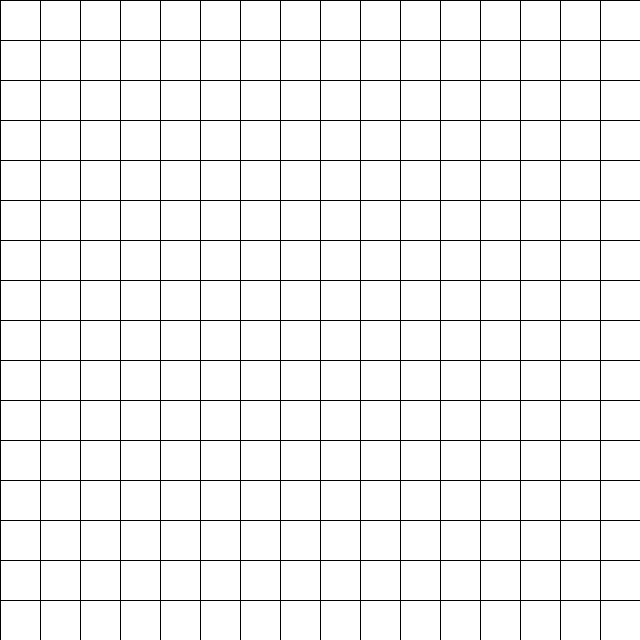
Frame 1 (no input)
Frame 60 (the mouse pressed at the canvas centre just before this capture): identical to frame 1, image omitted
Frame 120 (the mouse held since frame 60 and released just before this capture): identical to frame 1, image omitted

The Processing sketch that drew this single still picture (run headless with seeded random() and noise(); from frame 60 on, the mouse is pressed at the canvas centre):

// Processing sketch: bitmapCreator
// ── bitmapCreator.pde
Square[][] grid;    

int row = 16;      // make 64x64 layout
int col = 16;

int x=0;            // start positions of top left square
int y=0;

int w=40;    // account for 64x64 layout
int h=40;



void setup(){
   size (640,640);
  
  grid = new Square[row][col];
  println(w);
  // adjust x, y values when creating squares of the grid
   for(int i = 0; i < row; i++){
    for(int j = 0; j < col; j++){
      grid[i][j] = new Square(x, y, w, h);
      x += w;  // adjust x for width
    }
    y += h;    // after each row, ajust for height
    x = 0;    // reset to same x as row above
  }
  
}


void draw(){
   background(200);
    for(int i = 0; i < row; i++){
      for(int j = 0; j < col; j++){
        grid[i][j].display();
      }
    }
  
  
}


// if mouse press load the click function
void mousePressed(){
  for(int i = 0; i < row; i++){
    for(int j = 0; j < col; j++){
      grid[i][j].click(mouseX, mouseY);
    }
  }
}
// ── Square.pde
class Square{
  
 float x, y, w, h;    // used to draw the square
 boolean isFilled;                            
 
 Square(float _x, float _y, float _w, float _h){
   x = _x;
   y = _y;
   w = _w;
   h = _h;
   isFilled = false;       // default value, use later to check if square is empty
 }
 
 // display the square
 // use different fill colour - depends on isFilled
 void display(){
   if(isFilled==true){
     fill(0);
   }
   else{
     fill(255);
   }
   rect(x, y, w, h);
   
 }
 
 // called on mouse click
 // change state of isFilled
 void click(float m_X, float m_Y){
   
   float mX = m_X;
   float mY = m_Y;
   
   // only do this if the mouse has clicked in a square
   if(mX > x && mX < x + w &&
      mY > y && mY < y + h){
      
      if(isFilled==true){
        isFilled=false;
      }
      else{
        isFilled=true;
      }
    }   
 }

 



}
